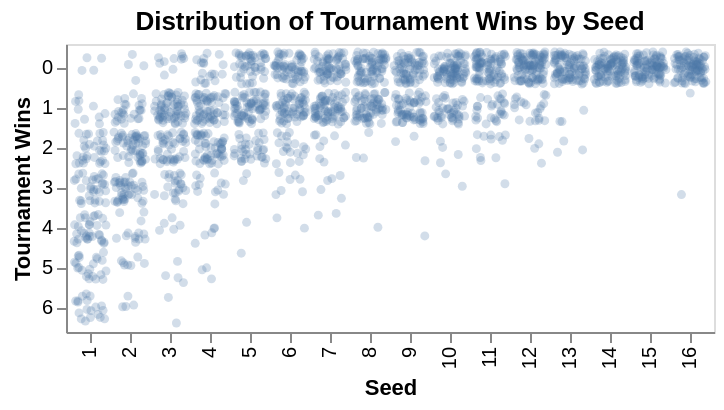

Source (notebook cell):
### Code cell
jitter_plot = (
    alt.Chart(marchmadness)
    .mark_circle(size=20, opacity=0.25)
    .encode(
        x=alt.X("seed:N", title="Seed"),
        y=alt.Y("tourney_wins:O", title="Tournament Wins"),
        xOffset=alt.XOffset("jitterx:Q"),
        yOffset=alt.YOffset("jittery:Q"),
    )
    .transform_calculate(
        # generate uniform jitter in range [-0.5, 0.5]
        jitterx="(random() - 0.5)",
        jittery="(random() - 0.5)",
    )
    .properties(title="Distribution of Tournament Wins by Seed")
)

jitter_plot

### Figure 1 — Vega-Lite specification as saved in the notebook (floating-point values rounded to 4 significant figures; data arrays with more than 128 entries replaced by an {"elided": "..."} marker saying what was removed)
{"config": {"view": {"continuousWidth": 300, "continuousHeight": 300}}, "data": {"name": "data-c93e697b85bdd5ad9bddf57d1dadf1b3"}, "mark": {"type": "circle", "opacity": 0.25, "size": 20}, "encoding": {"x": {"field": "seed", "title": "Seed", "type": "nominal"}, "xOffset": {"field": "jitterx", "type": "quantitative"}, "y": {"field": "tourney_wins", "title": "Tournament Wins", "type": "ordinal"}, "yOffset": {"field": "jittery", "type": "quantitative"}}, "title": "Distribution of Tournament Wins by Seed", "transform": [{"calculate": "(random() - 0.5)", "as": "jitterx"}, {"calculate": "(random() - 0.5)", "as": "jittery"}], "$schema": "https://vega.github.io/schema/vega-lite/v5.20.1.json", "datasets": {"data-c93e697b85bdd5ad9bddf57d1dadf1b3": {"elided": "2084 records"}}}
